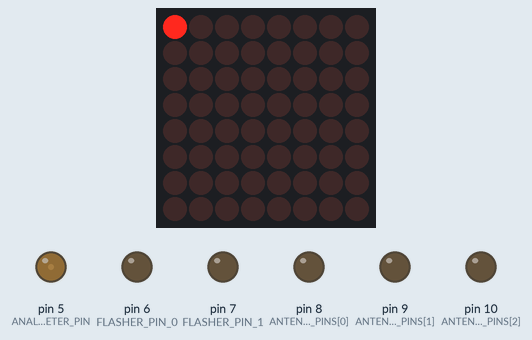
Recording of a sketch running on a simulated Arduino Uno, built with avr-gcc and run on an emulated ATmega328P. Shown: 16×8 LED matrix, output pins drawn as LEDs (lit = HIGH). Random numbers use the default seed unless the sketch sets one.

Above: at 0.4 s.
At 1.4 s:
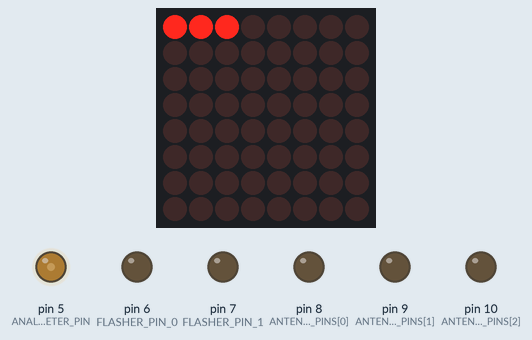
At 2.4 s:
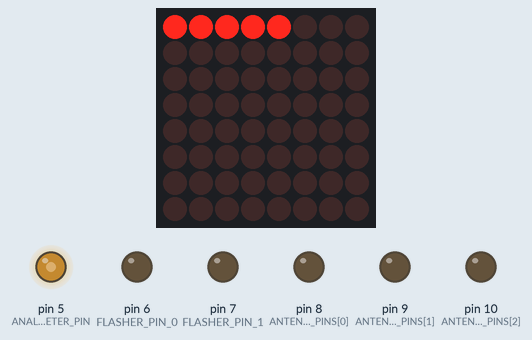
At 4.9 s:
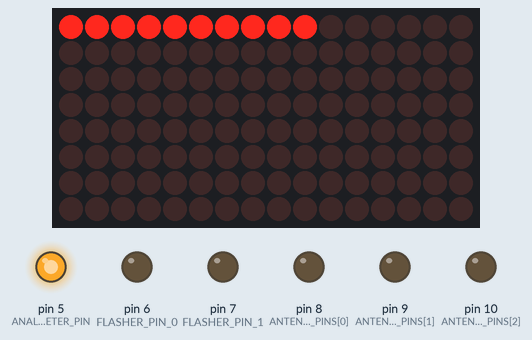
At 21.79 s:
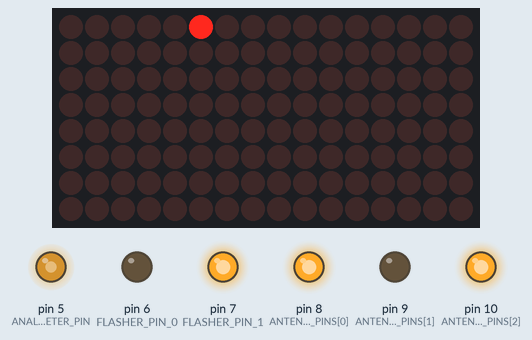
At 38.77 s:
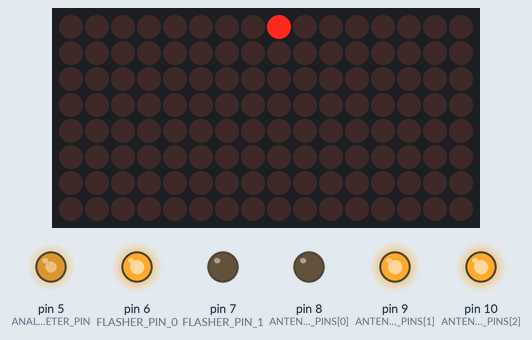
Timing chart, 0 to 40.0 s (numbered marks = the images above):
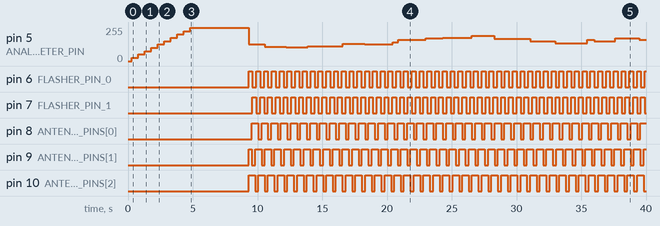

Measured:
- by itself, pin 6 (FLASHER_PIN_0): LOW → HIGH at 9.3 s, → LOW 0.30 s later, → HIGH 0.30 s later, → LOW 0.30 s later, … (103 changes in this stretch)
- by itself, pin 7 (FLASHER_PIN_1): LOW → HIGH at 9.6 s, → LOW 0.30 s later, → HIGH 0.30 s later, → LOW 0.30 s later, … (102 changes in this stretch)
- by itself, pin 8 (ANTENNA_PINS[0]): LOW → HIGH at 9.6 s, → LOW 0.50 s later, → HIGH 0.25 s later, → LOW 0.50 s later, … (81 changes in this stretch)
- by itself, pin 9 (ANTENNA_PINS[1]): LOW → HIGH at 9.3 s, → LOW 0.25 s later, → HIGH 0.25 s later, → LOW 0.50 s later, … (83 changes in this stretch)
- by itself, pin 10 (ANTENNA_PINS[2]): LOW → HIGH at 9.3 s, → LOW 0.50 s later, → HIGH 0.25 s later, → LOW 0.50 s later, … (82 changes in this stretch)
- by itself, pin 5 (ANALOG_METER_PIN): 0/255 → 25/255 at 0.30 s, → 50/255 0.50 s later, → 75/255 0.50 s later, → 100/255 0.50 s later, … (28 changes in this stretch)
- what the display in image 0 shows lasts 0.5 s, from 0.3 s to 0.8 s

The sketch:

TripodTrap.ino
```cpp
#include "HT16K33.h"
#include "TimedAction.h"

HT16K33 bargraph = HT16K33();

int currentPixel = 0;
int numPixels = 10;
bool isForward = true;

TimedAction bargraphTimer = TimedAction(30, []() {
    for (size_t i = 0; i < numPixels; i++) {
        int pixelState = (i == currentPixel) ? 1 : 0;
        if (!isForward) {
            pixelState = (i == (numPixels - 1 - currentPixel)) ? 1 : 0;
        }
        bargraph.setPixel(i, 0, pixelState);
    }
    bargraph.write();

    currentPixel++;
    if (currentPixel > numPixels) {
        currentPixel = 0;
        // Flip direction
        isForward = !isForward;
    }
});

#define FLASHER_PIN_0 6
#define FLASHER_PIN_1 7

int currentFlasher = 0;
TimedAction flasherTimer = TimedAction(300, []() {

    digitalWrite(FLASHER_PIN_0, (currentFlasher == 0));
    digitalWrite(FLASHER_PIN_1, (currentFlasher == 1));

    currentFlasher = (currentFlasher == 0) ? 1 : 0;
});

// must be a PWM pin
#define ANALOG_METER_PIN 5
int currentLevel = 0;
TimedAction gaugeTimer = TimedAction(200, []() {
    analogWrite(ANALOG_METER_PIN, currentLevel);

    currentLevel = currentLevel + random(-25, 25);
    // minimum 50
    currentLevel = (currentLevel < 50) ? 50 : currentLevel;
    currentLevel = (currentLevel > 255) ? 255 : currentLevel;
    gaugeTimer.setInterval(random(400, 3000));
});

const int ANTENNA_PINS[3] = {8,9,10};

int currentAntenna = 0;
TimedAction antennaTimer = TimedAction(250, []() {
    for (size_t i = 0; i < 3; i++)
    {
        digitalWrite(ANTENNA_PINS[i], (i != currentAntenna));
    }

    currentAntenna = (currentAntenna == 2) ? 0 : currentAntenna+1;
});

bool isStartup = true;
void setup()
{
    bargraph.init(0x70);
    bargraph.setBrightness(15);
    delay(300);

    pinMode(FLASHER_PIN_0, OUTPUT);
    pinMode(FLASHER_PIN_1, OUTPUT);

    for (size_t i = 0; i < 3; i++)
    {
        pinMode(ANTENNA_PINS[i], OUTPUT);
    }

    //Serial.begin(9600);
}


void loop()
{
    if (isStartup) {
        // Startup sequence
        //Serial.println("Startup");
        for (size_t i = 0; i < numPixels; i++) {
            bargraph.setPixel(i, 0, 1);
            bargraph.write();
            analogWrite(ANALOG_METER_PIN, (i+1) * 25);
            // Serial.print(millis());
            // Serial.print(' : ');
            // Serial.println(i);
            delay(500);
        }


        //Serial.println("Ready");
        delay(3000);

        bargraph.clear();
        bargraph.write();
        delay(1000);

        isStartup = false;
        // Start analog meter in the middle
        currentLevel = 125;
        return;
    }

    //Serial.println("Loop");

    // Standard loop
    bargraphTimer.check();
    flasherTimer.check();
    gaugeTimer.check();
    antennaTimer.check();
}
```
